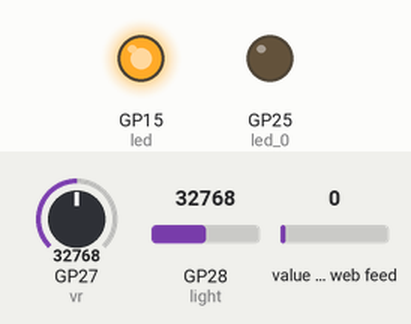
This program was run on a simulated Raspberry Pi Pico running MicroPython. Parts: output pins drawn as LEDs (lit = HIGH). The test bench sets the inputs (shaded band); at power-on: GP27 (vr) = 32768, GP28 (light) = 32768, value of the web feed 0 (analog values on the 0–65535 scale). WiFi joins after 1.5 s; requests to the public web service named in the program get a made-up reply in its usual format after 0.4 s (London, UTC, broken clouds, 64 % humidity, 1013 hPa unless stated); what the program prints to the serial console is not drawn.

Above: at 3.9 s.
At 12.6 s:
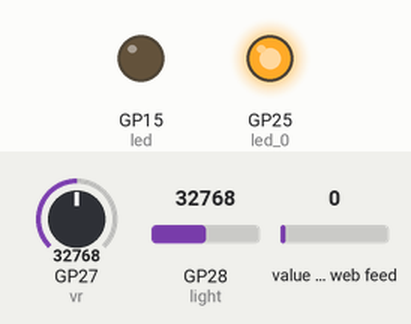
At 13.6 s:
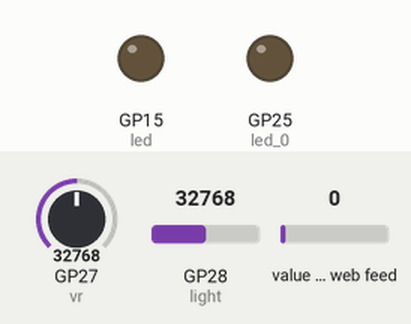
Timing chart, 0 to 15.4 s (numbered marks = the images above):
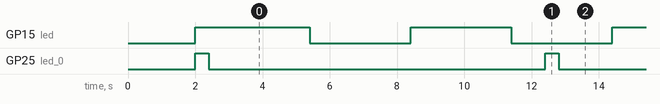

Measured:
- by itself, GP15 (led): alternates HIGH for 3.0 s and LOW for 3.0 s
- by itself, GP25 (led_0): alternates HIGH for 0.40 s and LOW for 9.6 s
- by itself, everything shown: repeats every 30.0 s, in 15 steps

The program:

pico14_1.py
```python
from machine import Timer,ADC,Pin
import utime
from tools import connect,reconnect
import urequests as requests

led = Pin(15,Pin.OUT)
led_0 = Pin('LED',Pin.OUT)
light = ADC(Pin(28))
vr = ADC(Pin(27))

led_status = 0
led_int = 0
vr_value = 0
light_value = 0


def fun10(t:Timer|None=None):
    global led_status ,led_int
    #print("10秒了")

    led_status = not led_status
    led_int = int(led_status)	#配合blynk上之led設定為int
    led.value(led_int)

def fun500ms(t:Timer|None=None):
    global vr_value,light_value
    vr_value = vr.read_u16()
    light_value = light.read_u16()
    #print(f"light: {light_value}")
    #print(f"vr: {vr_value}")

def funblynk(t:Timer|None=None):
    global vr_value,light_value,led_int
    print(f"led: {led_int}")
    print(f"light: {light_value}")
    print(f"vr: {vr_value}")
    url=f'https://blynk.cloud/external/api/batch/update?token=V4RM4y9Q0-JaqBbF4ut1sHoO1lef-6Z3&v1={vr_value}&v0={led_int}&v2={light_value}'
    try:
        led_0.on() #設定傳送時亮燈
        response = requests.get(url)
    except:
        reconnect()
    else:
        if response.status_code == 200:
            print("傳送成功")
        else:
            print("server有錯誤訊息")
            print(f'status_code:{response.status_code}')
        response.close()
    led_0.off() #設定傳送結束後熄燈


connect()

#第一次即執行
fun500ms()
fun10()
funblynk()

#每10秒執行一次
timer10 = Timer(period=3000, mode=Timer.PERIODIC, callback=fun10)
timer500ms = Timer(period=5000, mode=Timer.PERIODIC, callback=fun500ms)
timerblynk = Timer(period=10000, mode=Timer.PERIODIC, callback=funblynk)


#while True:
#    pass
    
```

tools.py
```python
import network
import time
import rp2
from machine import WDT

rp2.country('TW')

#ssid = 'Smile309'
#password = '0939763309b'

ssid = 'Smilewireless'
password = '0939763309'

#ssid = 'robertHome'
#password = '0926656000'

wlan = network.WLAN(network.STA_IF)
wlan.active(True)
wlan.connect(ssid, password)
wlan.config(pm = 0xa11140)

def connect():

    #等待連線或失敗
    #status=0,1,2正在連線
    #status=3連線成功
    #<1,>=3失敗的連線
    max_wait = 10

    while max_wait > 0:
        status = wlan.status()
        if status < 0 or status >= 3:
            break
        max_wait -= 1
        print("等待連線")
        time.sleep(1)

    #處理錯誤
    if wlan.status() != 3:
        print('連線失敗,重新開機')
        raise RuntimeError('連線失敗')
        #實際商品化後，須重新開機時，才使用
        #wdt = WDT(timeout=2000)
        #wdt.feed()
    else:
        print('連線成功')
        status = wlan.ifconfig()
        print(f'ip={status[0]}')


def reconnect():
    if wlan.status() == 3: #還在連線,只是傳送的server無回應
        print(f"無法連線({wlan.status()})")
        return
    else:
        print("嘗試重新連線")
        wlan.disconnect()
        wlan.connect(ssid, password)
        connect()          
```
